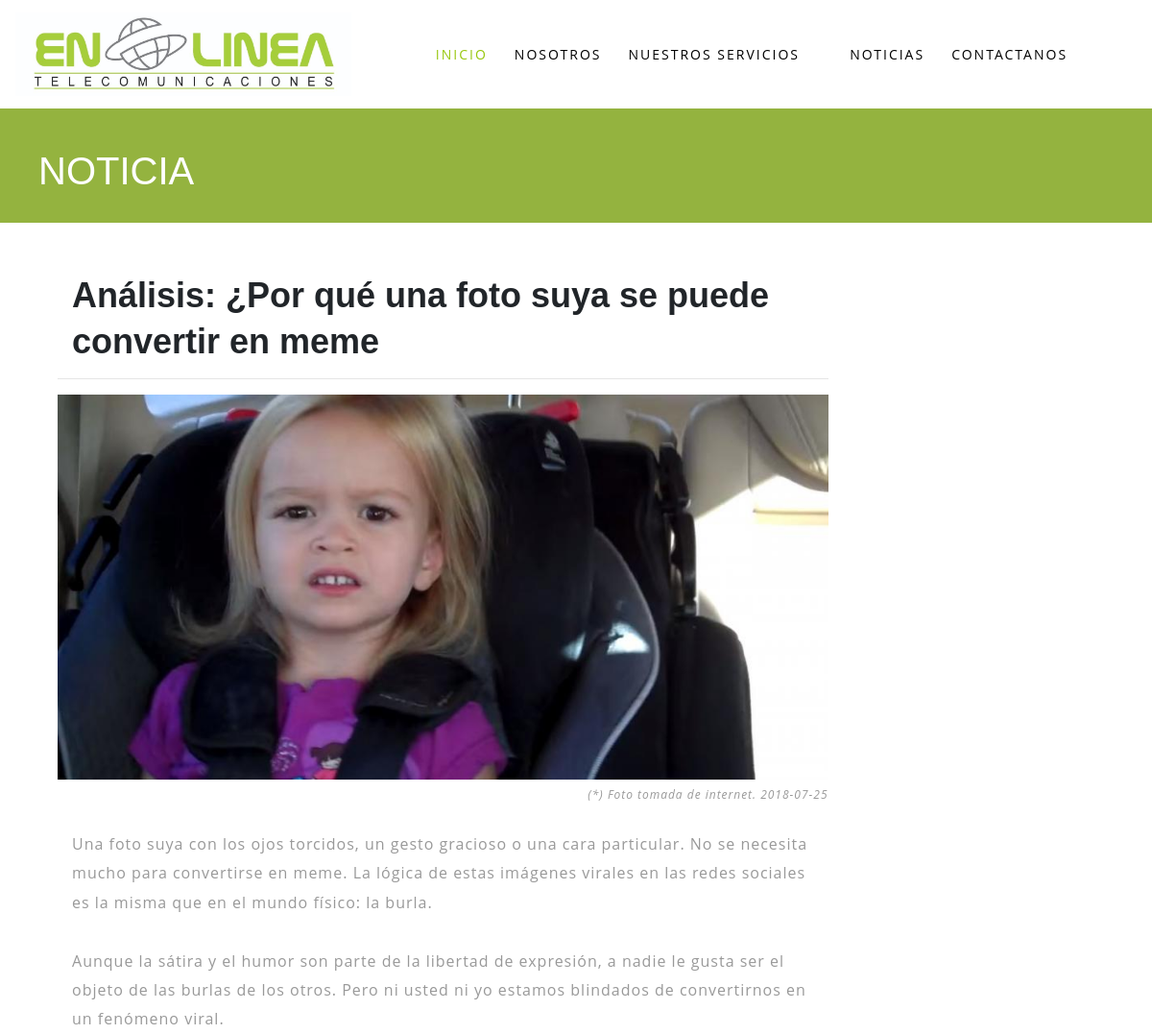
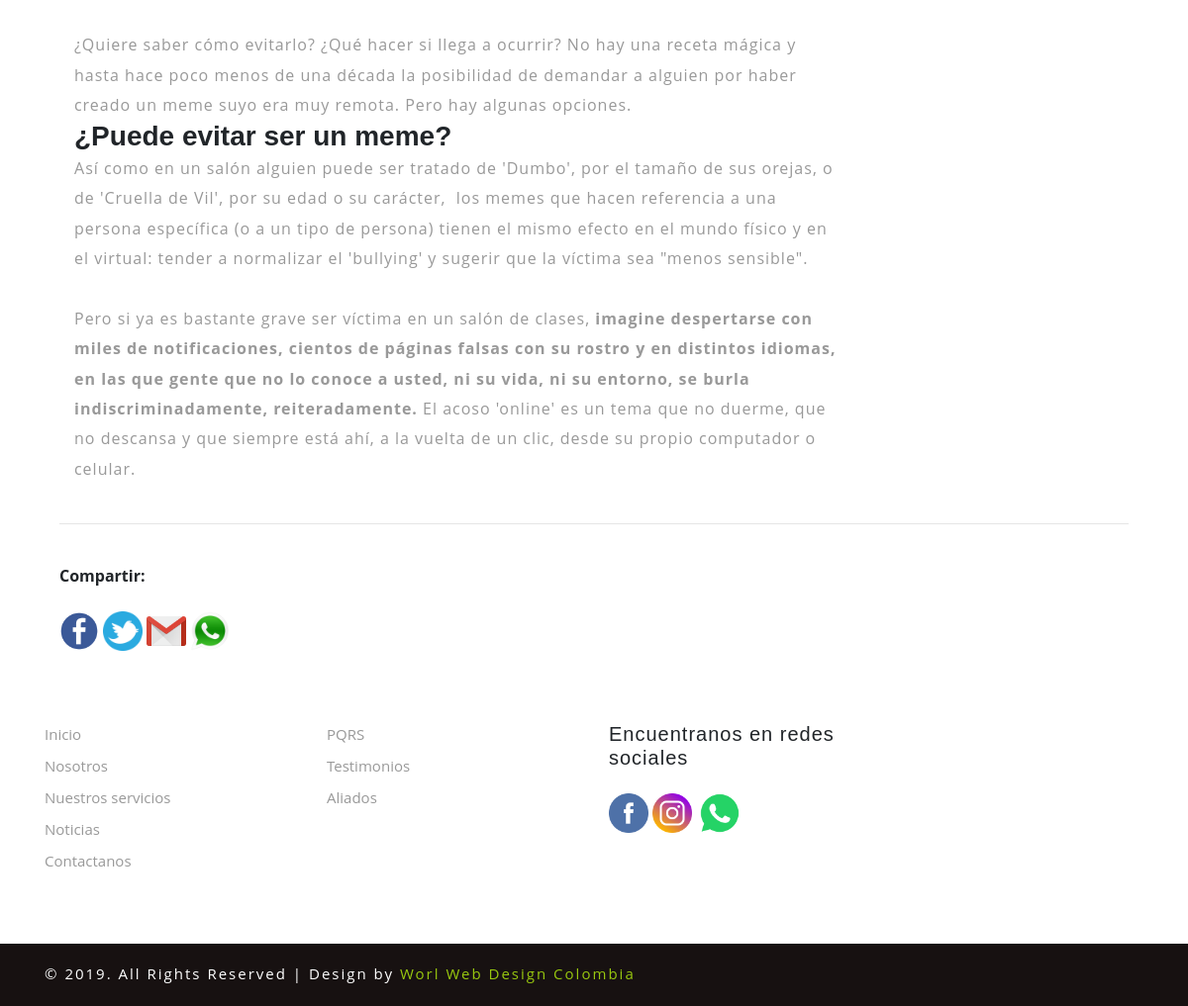
Screenshot of /index.php/Noticias/noticias/verNota/20 with the database file from the repository (2 pictures, top to bottom).
### tables this page shows
CREATE TABLE `pag_header` (
  `id` int(11) NOT NULL,
  `imagen` longtext NOT NULL,
  `estado` varchar(8) NOT NULL
);

CREATE TABLE `pag_noticias` (
  `id` int(11) NOT NULL,
  `title_notice` longtext NOT NULL,
  `description_notice` longtext NOT NULL,
  `publicate_date_notice` varchar(12) NOT NULL,
  `expirate_date_notice` varchar(12) NOT NULL,
  `image_notice` longtext NOT NULL,
  `estado_notice` varchar(8) NOT NULL
);

### lib/php/helper.php (called while the page is built, shortened)
<?php
function crearUrl($modulo, $controlador, $accion, $parametros = false) {
    if (isset($parametros) && is_array($parametros)) {
        $parametrosPlus = implode("/", $parametros);
        $url = $_SERVER['SCRIPT_NAME'] . "/$modulo/$controlador/$accion/$parametrosPlus";
    } else {
        $url = $_SERVER['SCRIPT_NAME'] . "/$modulo/$controlador/$accion";
    }
    return $url;
}
function addLib($enlace) {
    $url = str_replace('index.php', '', $_SERVER['SCRIPT_NAME']);
    return $url . "$enlace";
}
function addLibHeader($enlace) {
    $urlComplete = str_replace('web', 'cms', $_SERVER['SCRIPT_NAME']);
    $headerUrl = str_replace('index.php', '', $urlComplete);
    return $headerUrl . "$enlace";
}
function headerLogo() {
    $objinicio = new sesionModel();
    $result = "SELECT * FROM pag_header";
    $header = $objinicio->select($result);
    return $header;
}

### lib/config/conexion.php (called while the page is built, shortened)
<?php
class Conexion {
    private $host="localhost";
    private $user="root";
    private $password="";
    private $database="sharecom_enlinea_telecomunicacion";
    private $conn;
    public function conectar() {
        $this->conn = mysqli_connect($this->host, $this->user, $this->password, $this->database);
    }
    function getConn(){
        return $this->conn;
    }
}

### model/masterModel.php (called while the page is built, shortened)
<?php
include_once('../lib/config/conexion.php');
class MasterModel extends Conexion{
    function select($sql){
        $respuesta = mysqli_query($this->getConn(), $sql);
        $return = array();
        if ($respuesta) {
            while ($row = @mysqli_fetch_array($respuesta)) {
                if(isset($row['estado']) ){
                    if($row['estado']=='activo'){
                        $return[]=$row;
                    }
                }else{
                    $return[]=$row;
                }
            }
        }
        return $return;
    }
    function find($sql){
        $respuesta = mysqli_query($this->getConn(), $sql);
        $return = false;
        if ($respuesta) {
            $return = array();
            while ($row = @mysqli_fetch_array($respuesta)) {
                if(isset($row['estado']) ){
                    if($row['estado']=='activo'){
                        $return=$row;
                    }
                }else{
                    $return=$row;
                }
            }
        }
        return $return;
    }
}

### controller/Noticias/noticiasController.php (called while the page is built, shortened)
<?php
class noticiasController {
    function verNota($parametros = false){
    	$objNoticia = new noticiasModel();
    	$id = $parametros[0];
    	$sql = "SELECT * FROM pag_noticias WHERE id = '$id'";
    	$noticia = $objNoticia->find($sql);
    	$sql = "SELECT * FROM pag_noticias";
    	$noticias = $objNoticia->select($sql);
        include_once("../view/Noticias/nota.html.php");
    }
}

### view/Noticias/nota.html.php (the view, shortened to what this page needs)
<div class="headerNoticias col-12 col-sm-12 col-md-12 col-lg-12 col-xl-12">
	<div class="fondoOscuro col-12 col-sm-12 col-md-12 col-lg-12 col-xl-12">
		<h1>NOTICIA</h1>
	</div>
</div>
<div class="cuerpoNosotros col-12 col-sm-12 col-md-12 col-lg-12 col-xl-12">
	<div class="container">
		<div class="contenedorNoticia col-9 col-sm-9 col-md-9 col-lg-9 col-xl-9">
			<div class="tituloNoticia col-12 col-sm-12 col-md-12 col-lg-12 col-xl-12">
				<h4><?php echo $noticia['title_notice']; ?></h4>
			</div>
			<hr>
			<div class="imagenNoticia col-12 col-sm-12 col-md-12 col-lg-12 col-xl-12">
				<?php $url_file = "../cms/web/media/img/Noticias/" . $noticia['image_notice']; ?>
				<center>
					<img src="<?php echo addLib($url_file); ?>" width="100%">
				</center>
			</div>
			<p align="right" style="margin-top: 5px; font-size: 12px;">
				<i>
					<?php echo ("(*) Foto tomada de internet. ".$noticia['publicate_date_notice']); ?>
				</i>
			</p>
			<br>
			<div class="cuerpoNoticia col-12 col-sm-12 col-md-12 col-lg-12 col-xl-12">
					<p align="justify"><?php echo $noticia['description_notice']; ?></p>
			</div>
		</div>
		<div class="publicarRedesSociales col-12 col-sm-12 col-md-12 col-lg-12 col-xl-12">
			<br>
			<hr>
			<br>
			<b>Compartir: </b><br><br>
			<a href="javascript: void(0);" onclick="window.open('http://www.facebook.com/sharer.php?u=<?php echo URL_ACTUAL; ?>', 'ventanacompartir', 'toolbar=0, status=0, width=650, height=450');">
                       <img src="<?php echo addLib("../cms/web/img/redes_sociales/facebook.png"); ?>" style="width: 40px;">
                   </a>
               <a href="javascript: void(0);" onclick="window.open('http://twitter.com/home?status=Mira%20lo%20que%20leo%20de%ENLINEA%20|TELECOMUNICACIONES%20link:%20http://bit.ly/2GQOpRe', 'ventanacompartir', 'toolbar=0, status=0, width=650, height=450');" class="btwitter">
                      <img class="twitterCompartir" src="<?php echo addLib("../cms/web/img/redes_sociales/Twitter.png"); ?>" width="40px">
               </a>
			<a href="javascript: void(0);" onclick="window.open('https://plus.google.com/share?url=<?php echo URL_ACTUAL; ?>&amp;text=Post de ENLINEA|TELECOMUNICACIONES', 'ventanacompartir', 'toolbar=0, status=0, width=650, height=450');" class="btwitter">
                       <img class="whatsappCompartir" src="<?php echo addLib("../cms/web/img/redes_sociales/gmail.png"); ?>" width="40px">
               </a>
               <a href="javascript: void(0);" onclick="window.open('whatsapp://send?text=texto%20con%20<?php echo URL_ACTUAL; ?>&amp;text=Post de ENLINEA|TELECOMUNICACIONES', 'ventanacompartir', 'toolbar=0, status=0, width=650, height=450');" class="btwitter">
                       <img class="whatsappCompartir" src="<?php echo addLib("../cms/web/img/redes_sociales/whatsapp.png"); ?>" width="40px">
               </a>
		</div>
	</div>
</div>

### web/template/header.html.php (shortened to what this page needs)
<!DOCTYPE html>
<html lang="zxx">
<head>
  <link rel="stylesheet" href="<?php echo addLib('template/css/bootstrap.css'); ?>">
  <link href="<?php echo addLib('template/css/JiSlider.css'); ?>" rel="stylesheet">
  <link href="<?php echo addLib('template/css/stylePersonalizado.css'); ?>" rel="stylesheet">
  <link rel="stylesheet" href="<?php echo addLib('template/css/style.css'); ?>" type="text/css" media="all" />
  <link rel="stylesheet" href="<?php echo addLib('template/css/fontawesome-all.css'); ?>">
</head>
<body>
  <header>
    <nav class="navbar navbar-expand-lg navbar-light bg-light fixed-top">
      <a class="navbar-brand" href="<?php echo addLib(''); ?>">
        <img src="<?php foreach (headerLogo() as $logo){ echo addLibHeader("web/media/img/Header/".$logo['imagen']); } ?>" class="logoEnlinea" alt="" >
      </a>
      <div class="collapse navbar-collapse navbar-toggle " id="navbarNavAltMarkup">
        <ul class="navbar-nav mx-xl-auto">
          <li>
            <a class="nav-link text-uppercase active" href="<?php echo addLib(''); ?>">Inicio</a>
          </li>
          <li>
            <a class="nav-link text-uppercase" href="<?php echo crearUrl('nosotros','nosotros','nosotros'); ?>">Nosotros</a>
          </li>
          <li class="nav-item dropdown">
            <a class="nav-link text-uppercase dropdown-toggle" data-toggle="dropdown" href="#" role="button" aria-haspopup="true"
                aria-expanded="false">Nuestros servicios
              <i class="fas fa-caret-down"></i>
            </a>
          </li>
          <li>
            <a class="nav-link text-uppercase" href="<?php echo crearUrl('noticias','noticias','noticias'); ?>">Noticias</a>
          </li>
          <li>
            <a class="nav-link text-uppercase" href="<?php echo crearUrl('contacto','contacto','contacto'); ?>">Contactanos</a>
          </li>
        </ul>
      </div>
    </nav>
  </header>

### web/template/css/stylePersonalizado.css (style rules this page uses)
.navbar-brand > img { width: 350px; }

### web/template/css/style.css (style rules this page uses)
body { padding: 0; margin: 0; background: #FFF; font-family: 'Open Sans', sans-serif; overflow-x: hidden; }
body a { transition: 0.5s all; -webkit-transition: 0.5s all; -moz-transition: 0.5s all; -o-transition: 0.5s all; -ms-transition: 0.5s all; text-decoration: none; }
h1, h2, h3, h4, h5, h6 { margin: 0; padding: 0; font-family: 'Amaranth', sans-serif; }
p { margin: 0; padding: 0; font-family: 'Open Sans', sans-serif; font-size: 16px; letter-spacing: 1px; line-height: 1.9; color: #999; }
ul, ol { margin: 0; padding: 0; }
.navbar { background: white !important; }
.navbar-light .navbar-brand { color: black; font-family: 'Archivo Black', sans-serif; font-size: 30px; }
.navbar-light .navbar-nav .nav-link { color: black; font-size: 14px; letter-spacing: 2px; text-transform: capitalize; padding: 0; margin: 0 1em; }
.navbar-light .navbar-nav .show>.nav-link, .navbar-light .navbar-nav .active>.nav-link, .navbar-light .navbar-nav .nav-link.show, .navbar-light .navbar-nav .nav-link.active, .navbar-light .navbar-nav .nav-link:hover, .navbar-light .navbar-nav .nav-link:focus { color: #98c70f; }
.dropdown-toggle::after { width: 0; height: 0; margin-left: 0; content: ""; border-top: 0.3em solid; border-right: 0.3em solid transparent; border: 0px; }
.fondoOscuro { background-color: rgba(0,0,0,0.2); height: 100%; }
.fondoOscuro > h1 { z-index: 10; position: absolute; color: white; bottom: 30px; left: 40px; }
.cuerpoNosotros { margin-top: 50px; }
.headerNoticias { margin-top: 7em; height: 120px; background-color: #b9e04f; background-size: cover; }
.imagenNoticia { padding: 0; }

### rows the page displays
pag_header: imagen (picture)
pag_noticias: title_notice "Análisis: ¿Por qué una foto suya se puede convertir en meme", image_notice (picture), publicate_date_notice "2018-07-25", description_notice "Una foto suya con los ojos torcidos, un gesto gracioso o una cara particular. No se necesita mucho para convertirse en meme. La lógica de estas imágenes virales en las redes sociales es la misma que en el mundo físico: la burla. Aunque la sátira y el humor son parte de la libertad de expresión, a nadie le gusta ser el objeto de las burlas de los otros. Pero ni usted ni yo estamos blindados de convertirnos en un fenómeno viral. ¿Quiere saber cómo evitarlo? ¿Qué hacer si llega a ocurrir? No hay una receta mágica y hasta hace poco menos de una década la posibilidad de demandar a alguien por haber creado un meme suyo era muy remota. Pero hay algunas opciones. ¿Puede evitar ser un meme? Así como…"
